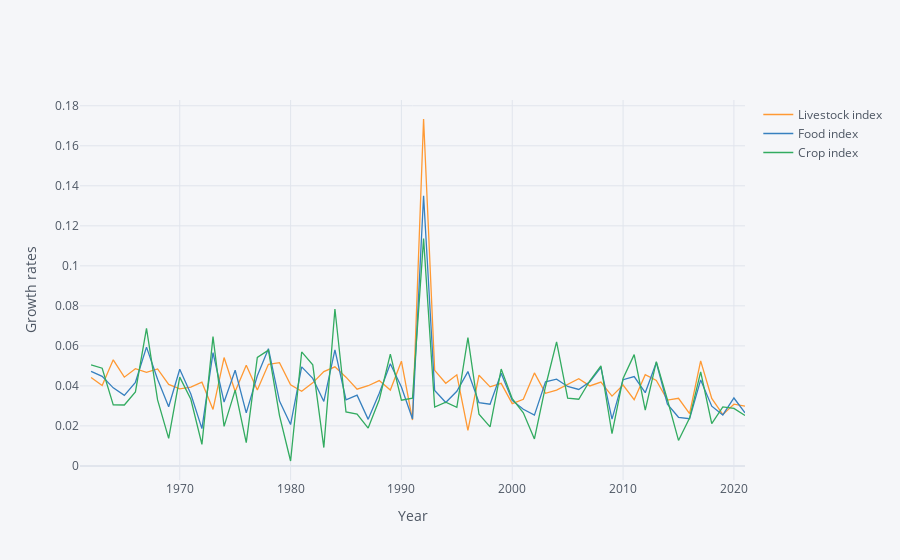

Source (notebook cell):
### Markdown cell above
And here in growth rates:

### Code cell
np.log(food).diff().iplot(xTitle="Year",yTitle="Growth rates")
